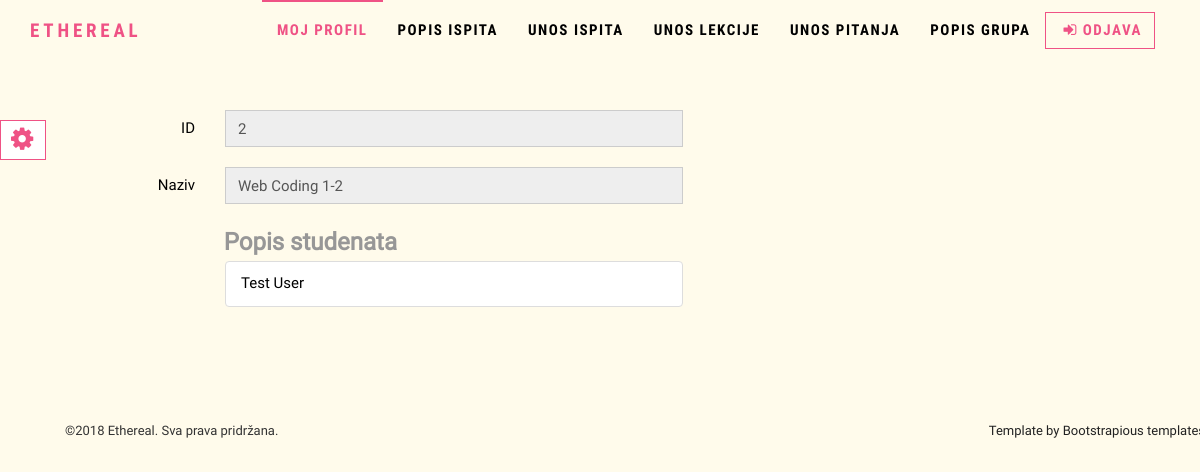
Screenshot of /php/group.php?id=2 (signed in) with the database file from the repository.
### tables this page shows
CREATE TABLE `grupa` (
  `id` int(11) NOT NULL,
  `naziv` varchar(100) NOT NULL,
  `id_predavac_fk` int(11) NOT NULL,
  `id_tecaj_fk` int(11) NOT NULL
);

CREATE TABLE `users` (
  `id` int(11) NOT NULL,
  `ime` varchar(30) NOT NULL,
  `prezime` varchar(30) NOT NULL,
  `username` varchar(255) NOT NULL,
  `password` varchar(255) NOT NULL,
  `oib` varchar(11) NOT NULL,
  `email` varchar(255) NOT NULL,
  `telefon` varchar(50) NOT NULL,
  `adresa` varchar(50) NOT NULL,
  `datum_rodjenja` date NOT NULL,
  `id_status_fk` int(11) NOT NULL
);

### php/includes/functions.php (called while the page is built, shortened)
<?php
	function checkStatus(){
		$role = $_SESSION['role'];
		$adminPages = array("course_add","courses","users","user_add","user");
		switch($role){
			case("2"):
				if (in_array(basename(__FILE__, ".php"), $adminPages)){
					return false;
				}
				else{
					return 2;
				}
				break;
		}
	}
	?>

### php/group.php (the view, shortened to what this page needs)
<?php
require_once "includes/functions.php";
$con = spajanje();
$status = checkStatus();
if($status !== 2 && $status !== 1){
	header("refresh:2;url=index.php");
	die("Nemate ovlasti za pristup ovoj stranici! Prebacujem na index.php...");
}
else{
	$currentGroup = $_GET['id'];
	$id = $_GET['id'];
	$sql = "SELECT *
			FROM grupa
			WHERE id = $id;";
	$result = mysqli_query($con, $sql);
	if (mysqli_num_rows($result) == 1){
		$group = mysqli_fetch_assoc($result);
	}
}
require_once "includes/header.php";
?>
<form class="form-horizontal" action ="" method = "post">
	<div class="form-group">
		<label for="id_group" class="col-sm-2 control-label">ID</label>
		<div class="col-sm-5">
		  <input type="text" class="form-control" placeholder="id_group" value="<?php if(isset($group['id'])) echo  $group['id'];?>" disabled="disabled">
		</div>
	</div>
	<div class="form-group">
		<label for ="naziv" class="col-sm-2 control-label">Naziv</label>
		<div class="col-sm-5">
			<input <?php if($status == 2){echo "disabled";}?> type="text" id="naziv" name="naziv" class ="form-control" value="<?=$group['naziv'];?>"/>
		</div>
	</div>
		<?php
$sql_students = "SELECT
										users.id,
										users.ime,
										users.prezime
								 FROM
										users
								 INNER JOIN upisi ON upisi.id_users_fk = users.id
								 WHERE
										upisi.id_grupa_fk = $currentGroup";
$students = mysqli_query($con, $sql_students);
if(mysqli_num_rows($students) > 0){
	echo '&nbsp;<span style = "color:#979797; font-weight:bold; font-size:1.6em;" class = "col-sm-offset-2">Popis studenata</span>';
		while($student = mysqli_fetch_assoc($students)){
			echo '<div class="form-group">
							<div class = "col-sm-5 col-sm-offset-2">
								<ul type = "none" class = "list-group">
									<li class = "list-group-item">'.ucfirst($student['ime']).' '.ucfirst($student['prezime']);
								echo '</li>
								</ul>
							</div>
						</div>';
		}
}
else{
	echo mysqli_error($con);
}
?>
</form>
<?php
require_once "includes/footer.php";
?>

### css/style.default.css (style rules this page uses)
html { height: 100%; }
body { height: 100%; }
body { font-family: "Roboto", Helvetica, Arial, sans-serif; font-size: 15px; line-height: 1.55; color: #000; background-color: #fff; }
label { font-weight: normal; }
.form-control { display: block; width: 100%; height: 37px; padding: 6px 12px; font-size: 15px; line-height: 1.55; color: #555555; background-color: #fff; background-image: none; border: 1px solid #ccc; border-radius: 0; -webkit-box-shadow: none; box-shadow: none; }
.form-group { margin-bottom: 20px; }

### rows the page displays
grupa: id "2", naziv "Web Coding 1-2"
users: ime "Test", prezime "User"
